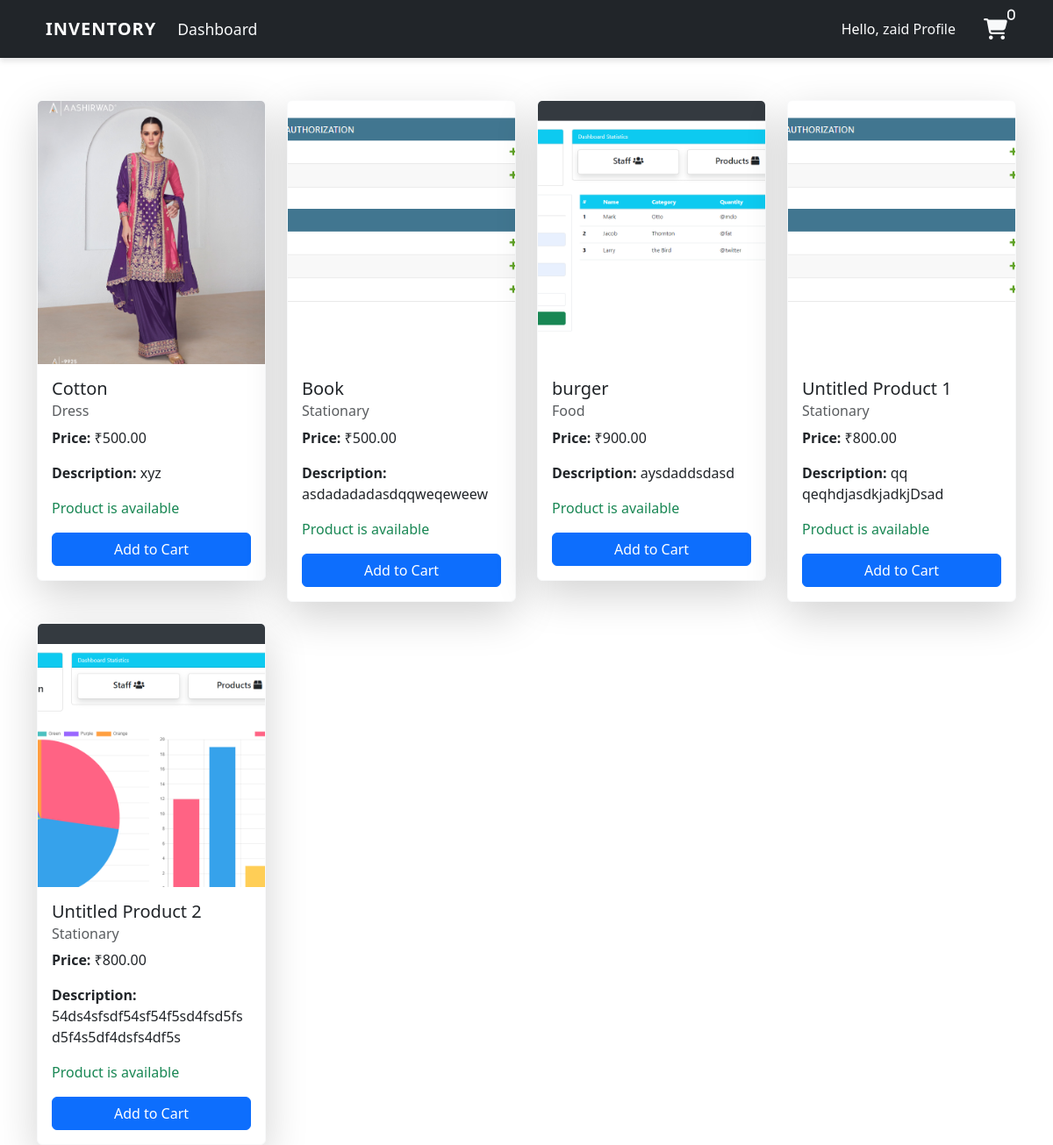
Page /test/ (signed in) on the earlier database version.
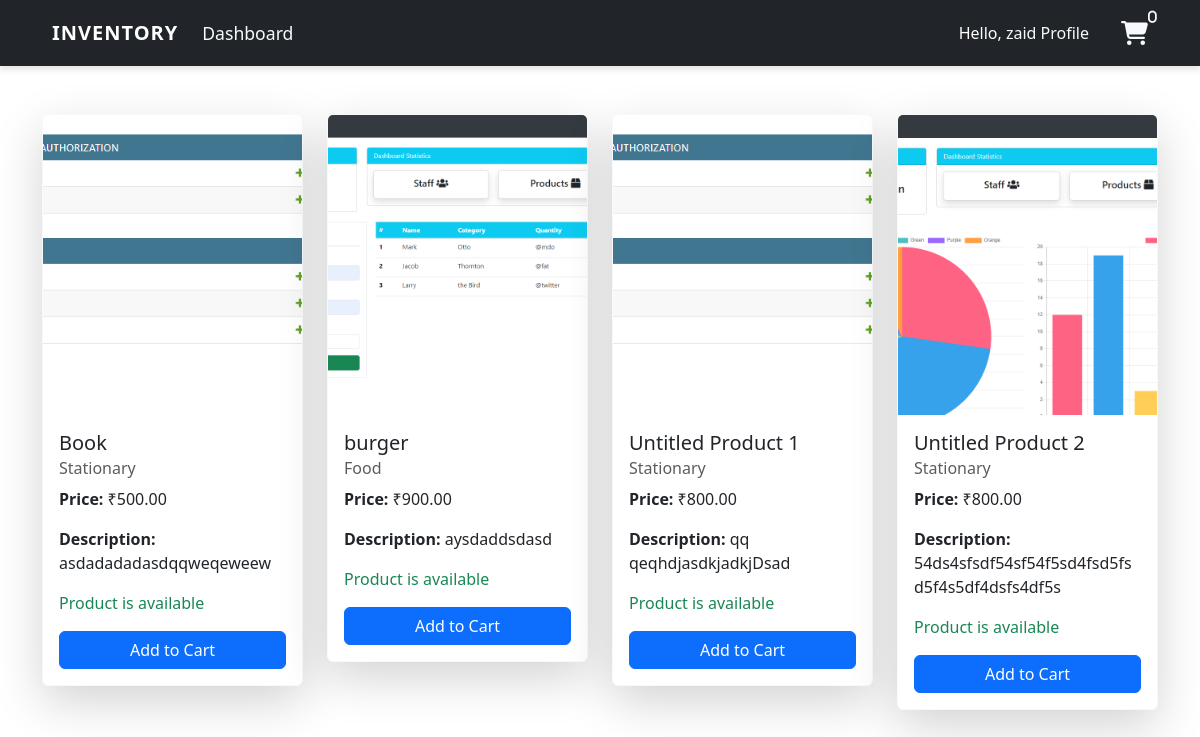
Same page on the later database version.
### user/models.py (models this page shows, shortened)
class Product(models.Model):
    name = models.CharField(max_length=100, blank=True , default='Untitled Product')
    category = models.CharField(max_length=20, choices=CATEGORY, blank=True ,default='Stationary')
    quantity = models.PositiveIntegerField()
    price = models.DecimalField(max_digits=10, decimal_places=2, default=0.00)
    description = models.TextField(blank=True, null=True)
    image = models.ImageField(upload_to='product_images/', blank=True, null=True)

### user/views.py (the view)
# urls.py: path('test/' , views.test , name='test'),
@login_required(login_url='login')
def test(request):
    cart = request.session.get('cart', {})
    print("cart_length" , len(cart))
    order = Order.objects.filter(staff=request.user)
    order_chart = Order.objects.all()
    product = Product.objects.all()
    workers = User.objects.all()
    worker = workers.count()
    order_count = Order.objects.count()
    orders = Order.objects.filter(payment_status='success')
    product_count = Product.objects.count()
    items = Product.objects.filter(quantity__lt=50)
    Lowstock_count =items.count()
    context = {
    'cart_items':cart,
    'Lowstock_count':Lowstock_count,
    'order':order,
    'product':product ,
    'order_chart':order_chart,
    'workers':workers,
    'worker':worker,
    'order_count' : order_count,
    'orders': orders,
    'product_count':product_count
    }
    return render(request , 'test.html' , context)

### templates/test.html (shortened to what the changed rows need)
{% extends 'partials/base.html' %}
{% block content %}
  {% if user.is_authenticated and user.is_staff %}
    <div class="container">
      <div class="row my-5">
        <div class="col-md-6">
          <div class="bg-white p-3">
            <pre>{{ product_names }}</pre>
            <canvas id="myChart1" width="400" height="300"></canvas>
            <script>
              var ctx = document.getElementById('myChart1').getContext('2d');
              var myChart1 = new Chart(ctx, {
                type: 'pie',
                data: {
                  labels: [{% for order in order_chart %}'{{ order.product.name }}',{% endfor %}],
                  datasets: [{
                    label: 'Orders',
                    data: [{%for order in order_chart %}{{ order.order_quantity }},{% endfor %}],
                    backgroundColor: [
                      'rgba(255, 99, 132, 1)', 'rgba(54, 162, 235, 1)', 'rgba(255, 206, 86, 1)',
                      'rgba(75, 192, 192, 1)', 'rgba(153, 102, 255, 1)', 'rgba(255, 159, 64, 1)'
                    ],
                    borderColor: [
                      'rgba(255, 99, 132, 1)', 'rgba(54, 162, 235, 1)', 'rgba(255, 206, 86, 1)',
                      'rgba(75, 192, 192, 1)', 'rgba(153, 102, 255, 1)', 'rgba(255, 159, 64, 1)'
                    ],
                    borderWidth: 1
                  }]
                },
                options: {
                  responsive: true,
                  plugins: {
                    legend: {
                      position: 'top',
                    },
                    tooltip: {
                      callbacks: {
                        label: function(tooltipItem) {
                          return tooltipItem.label + ': ' + tooltipItem.raw + ' orders';
                        }
                      }
                    }
                  }
                }
              });
            </script>
          </div>
        </div>
        <div class="col-md-6">
          <div class="bg-white p-3">
            <canvas id="myChart" width="400" height="300"></canvas>
            <script>
              var ctx = document.getElementById('myChart').getContext('2d');
              var myChart = new Chart(ctx, {
                type: 'bar',
                data: {
                  labels: [{% for product in product %}'{{ product.name }}',{% endfor %}],
                  datasets: [{
                    label: 'Products',
                    data: [{% for product in product %}{{ product.quantity }},{% endfor %}],
                    backgroundColor: [
                      'rgba(255, 99, 132, 1)', 'rgba(54, 162, 235, 1)', 'rgba(255, 206, 86, 1)',
                      'rgba(75, 192, 192, 1)', 'rgba(153, 102, 255, 1)', 'rgba(255, 159, 64, 1)'
                    ],
                    borderColor: [
                      'rgba(255, 99, 132, 1)', 'rgba(54, 162, 235, 1)', 'rgba(255, 206, 86, 1)',
                      'rgba(75, 192, 192, 1)', 'rgba(153, 102, 255, 1)', 'rgba(255, 159, 64, 1)'
                    ],
                    borderWidth: 1
                  }]
                },
                options: {
                  responsive: true,
                  plugins: {
                    legend: {
                      position: 'top',
                    },
                    tooltip: {
                      callbacks: {
                        label: function(tooltipItem) {
                          return tooltipItem.label + ': ' + tooltipItem.raw + ' units';
                        }
                      }
                    }
                  },
                  scales: {
                    y: {
                      beginAtZero: true
                    }
                  }
                }
              });
            </script>
          </div>
        </div>
      </div>
    </div>
  {% else %}
    <div class="container mt-5">
      <div class="cont_2">
        <div class="card_1">
          <div class="row row-cols-1 row-cols-sm-2 row-cols-md-3 row-cols-lg-4 g-4">
            {% for product in product %}
              <div class="col">
                <div class="card shadow-lg border-light rounded">
                  {% if product.image %}
                    <img src="{{ product.image.url }}" class="card-img-top" alt="{{ product.name }}" />
                  {% else %}
                    <img src="/media/product_images/default_image.jpg" class="card-img-top" alt="No image available" />
                  {% endif %}
                  <div class="card-body">
                    <h5 class="card-title text-truncate" style="max-width: 100%;">{{ product.name }}</h5>
                    <h6 class="card-subtitle mb-2 text-muted">{{ product.category }}</h6>
                    <p class="card-text">
                      <strong>Price:</strong> ₹{{ product.price }}
                    </p>
                    <p class="card-text" style="max-height: 75px; overflow: hidden;">
                      <strong>Description:</strong> {{ product.description }}
                    </p>
                    {% if product.quantity == 0 %}
                      <p class="text-danger">Out of stock</p>
                    {% elif product.quantity < 10 %}
                      <p class="text-warning">Product will be out of stock soon</p>
                    {% else %}
                      <p class="text-success">Product is available</p>
                    {% endif %}
                    <form action="{% url 'addto_cart' product.id %}" method="POST">
                      <button class="btn btn-primary btn-block" {% if product.quantity == 0 %}disabled="disabled"{% endif %}>
                        Add to Cart
                      </button>
                    </form>
                  </div>
                </div>
              </div>
            {% endfor %}
          </div>
        </div>
      </div>
    </div>
  {% endif %}
{% endblock %}

Differences in the rows shown:
removed Product: image (picture), name "Cotton", category "Dress", price "500.00", description "xyz", quantity "Product is available"
